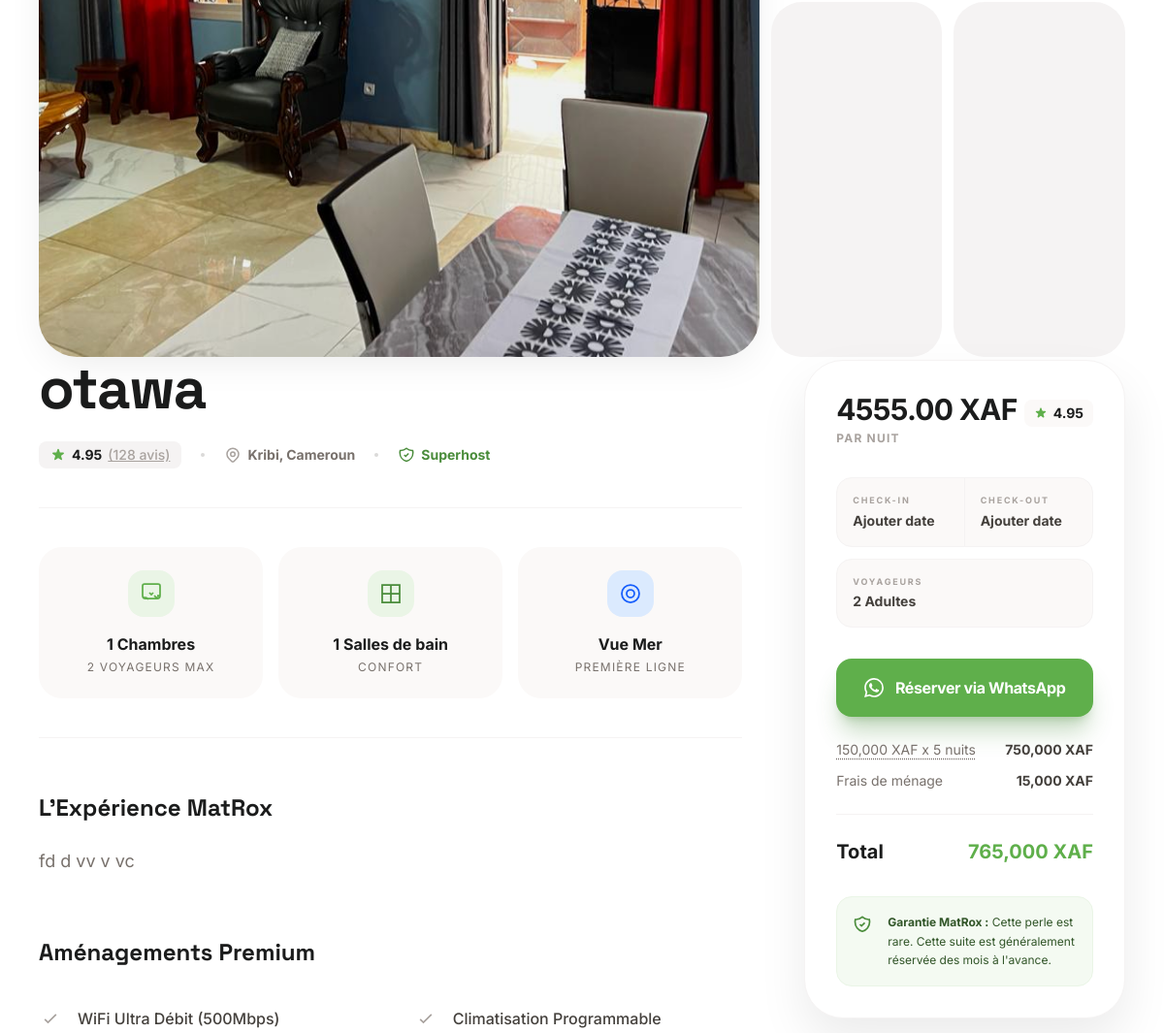
/appartement/developement/ (middle part), run on an earlier commit of the app's database.
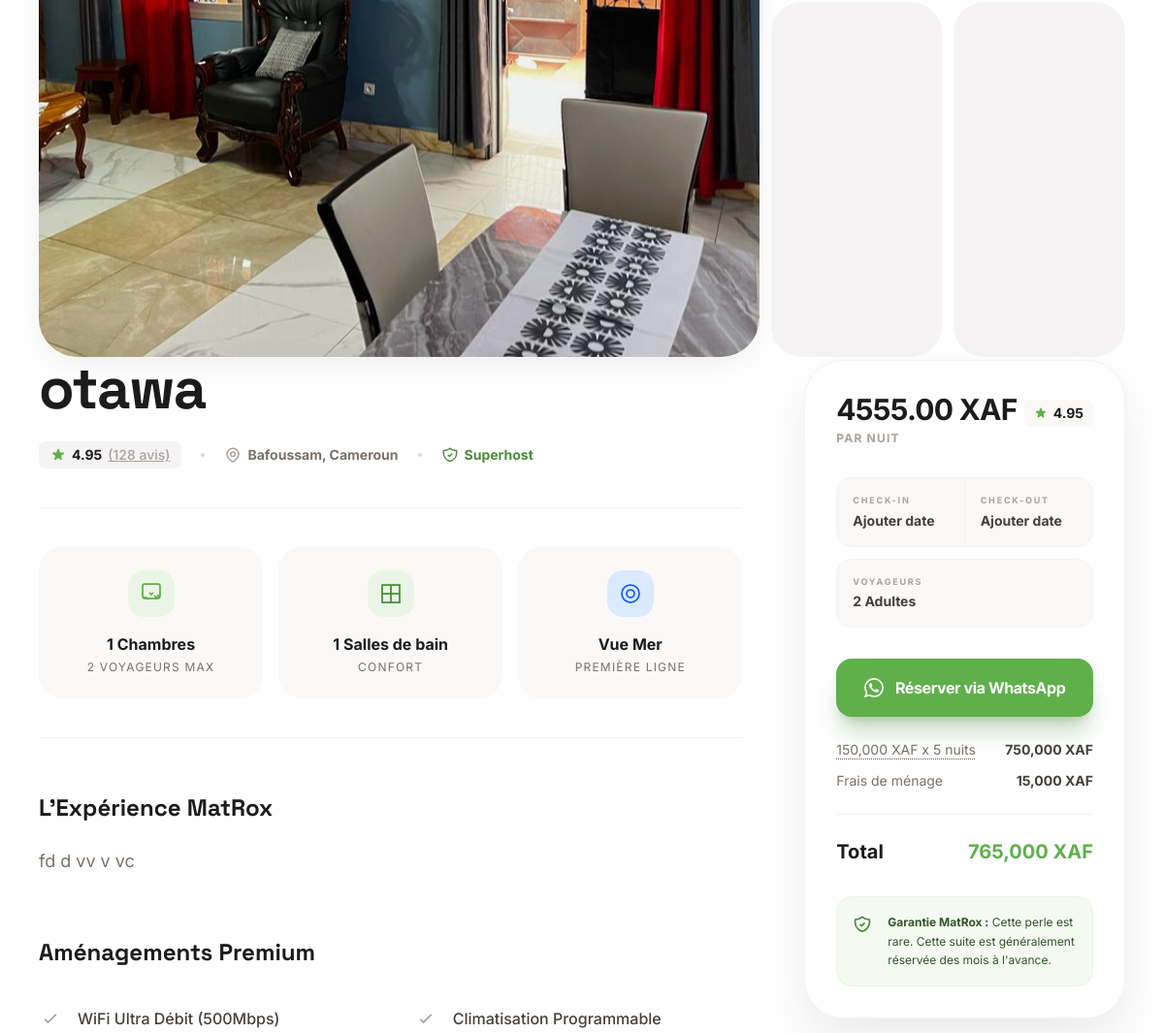
And on a later commit of the database.
### core/models.py (models this page shows, shortened)
class SentinelBaseModel(TimeStampedModel, ActivatorModel):
    id = models.UUIDField(
        default=uuid.uuid4,
        primary_key=True,
        unique=True,
        null=False,
        blank=False,
        editable=False,
    )
    is_deleted = models.BooleanField(_("supprimé"), default=False)
    metadata = models.JSONField(_("métadonnées"), default=dict, null=True, blank=True)
    author = models.CharField(_("auteur"), max_length=255, null=True, blank=True)
    class Meta:
        abstract = True
        ordering = ("created",)

class Appartement(SentinelBaseModel):
    LOCATIONS = [
        ('douala', _('Douala')),
        ('yaounde', _('Yaoundé')),
        ('kribi', _('Kribi')),
        ('bafoussam', _('Bafoussam')),
    ]
    name = models.CharField(_("Nom de l'appartement"), max_length=255)
    slug = models.SlugField(_("URL simplifiée"), unique=True, max_length=255)
    location = models.CharField(_("Localisation"), max_length=50, choices=LOCATIONS)
    neighborhood = models.CharField(_("Quartier"), max_length=100, help_text="Ex: Bastos, Bonapriso")
    description = models.TextField(_("Description détaillée"), blank=True)
    price_per_night = models.DecimalField(_("Prix par nuit (FCFA)"), max_digits=12, decimal_places=2)
    bedrooms = models.PositiveIntegerField(_("Chambres"), default=1)
    bathrooms = models.PositiveIntegerField(_("Salles de bain"), default=1)
    max_guests = models.PositiveIntegerField(_("Voyageurs max"), default=2)
    main_image = models.ImageField(_("Image principale"), upload_to="appartements/", null=True, blank=True)
    is_featured = models.BooleanField(_("Mettre en avant"), default=False)
    amenities = models.JSONField(_("Équipements"), default=list, blank=True)
    latitude = models.FloatField(_("Latitude"), null=True, blank=True)
    longitude = models.FloatField(_("Longitude"), null=True, blank=True)
    class Meta:
        verbose_name = _("Appartement")
        verbose_name_plural = _("Appartements")
        ordering = ("-created",)

### core/views.py (the view)
# urls.py: path('appartement/<slug:slug>/', views.detail, name='detail'),
def detail(request, slug):
    appartement = get_object_or_404(Appartement, slug=slug)
    return render(request, "detail.html", {"appartement": appartement})

### core/templatetags/custom_tags.py (called while the page is built)
@register.simple_tag
def get_global_settings():
    return Settings.objects.first()

### templates/detail.html (shortened to what the changed rows need)
{% extends "base.html" %}
{% load static %}
{% block content %}
<section class="max-w-screen-xl mx-auto px-5 md:px-10 py-12">
  <div class="grid grid-cols-1 lg:grid-cols-12 gap-12 lg:gap-16">
    <div class="lg:col-span-8">
      <div class="mb-10">
        <h1 class="font-headline text-4xl md:text-5xl lg:text-6xl font-bold text-stone-900 dark:text-white tracking-tight mb-6">
          {{ appartement.name }}
        </h1>
        <div class="flex flex-wrap items-center gap-5 text-stone-500 dark:text-stone-400 text-sm font-bold">
          <div class="flex items-center gap-1.5 px-3 py-1 bg-stone-100 dark:bg-stone-800 rounded-lg">
          </div>
          <span class="w-1 h-1 rounded-full bg-stone-300 dark:bg-stone-700"></span>
          <div class="flex items-center gap-1.5">
            <svg class="w-4.5 h-4.5 text-stone-400" fill="none" stroke="currentColor" stroke-width="2" viewBox="0 0 24 24"><path d="M17.657 16.657L13.414 20.9a1.998 1.998 0 01-2.827 0l-4.244-4.243a8 8 0 1111.314 0z"/><path d="M15 11a3 3 0 11-6 0 3 3 0 016 0z"/></svg>
            <span>{{ appartement.get_location_display }}, Cameroun</span>
          </div>
          <span class="w-1 h-1 rounded-full bg-stone-300 dark:bg-stone-700"></span>
          <div class="flex items-center gap-1.5 text-emerald-600 dark:text-emerald-400">
          </div>
        </div>
      </div>
      <div class="grid grid-cols-1 sm:grid-cols-3 gap-4 mb-14 border-y border-stone-100 dark:border-stone-800/80 py-10">
        <div class="flex flex-col items-center text-center p-6 bg-stone-50 dark:bg-stone-900/40 rounded-3xl group hover:bg-white dark:hover:bg-stone-800 transition-all duration-300">
          <div class="w-12 h-12 rounded-2xl bg-emerald-100 dark:bg-emerald-950/20 flex items-center justify-center text-primary dark:text-emerald-400 mb-4 group-hover:scale-110 transition-transform">
            <svg class="w-6 h-6" fill="none" stroke="currentColor" stroke-width="1.75" viewBox="0 0 24 24"><path d="M21 14V4a2 2 0 00-2-2H5a2 2 0 00-2 2v10m18 0a3 3 0 01-3 3H6a3 3 0 01-3-3m18 0h-3m-15 0H3m18 2h-3.172a2 2 0 01-1.414-.586l-1.414-1.414M3 16h3.172a2 2 0 011.414.586l1.414 1.414M10 11l2 2 2-2"/></svg>
          </div>
          <span class="font-bold text-stone-900 dark:text-white">{{ appartement.bedrooms }} Chambres</span>
          <span class="text-xs text-stone-500 uppercase tracking-widest mt-1">{{ appartement.max_guests }} voyageurs max</span>
        </div>
        <div class="flex flex-col items-center text-center p-6 bg-stone-50 dark:bg-stone-900/40 rounded-3xl group hover:bg-white dark:hover:bg-stone-800 transition-all duration-300">
          <div class="w-12 h-12 rounded-2xl bg-emerald-100 dark:bg-emerald-950/20 flex items-center justify-center text-emerald-600 dark:text-emerald-400 mb-4 group-hover:scale-110 transition-transform">
            <svg class="w-6 h-6" fill="none" stroke="currentColor" stroke-width="1.75" viewBox="0 0 24 24"><path d="M3 3h18v18H3V3z M21 12H3 M12 3v18"/></svg>
          </div>
          <span class="font-bold text-stone-900 dark:text-white">{{ appartement.bathrooms }} Salles de bain</span>
          <span class="text-xs text-stone-500 uppercase tracking-widest mt-1">Confort</span>
        </div>
      </div>
      <div class="prose prose-stone dark:prose-invert max-w-none mb-16">
        <div class="text-stone-500 dark:text-stone-400 text-lg leading-relaxed">
          {{ appartement.description|linebreaks }}
        </div>
      </div>
    </div>
    <div class="lg:col-span-4 self-start">
      <div class="sticky top-28 bg-white dark:bg-stone-900 rounded-[2.5rem] p-8
                  shadow-[0_24px_50px_rgba(0,0,0,0.08)] dark:shadow-[0_24px_50px_rgba(0,0,0,0.5)]
                  border border-stone-100 dark:border-stone-800/80">
        <div class="flex justify-between items-baseline mb-8">
          <div class="flex flex-col">
            <span class="text-3xl font-bold text-stone-900 dark:text-white tracking-tight">{{ appartement.price_per_night }} XAF</span>
            <span class="text-xs font-bold text-stone-400 uppercase tracking-widest mt-1">par nuit</span>
          </div>
        </div>
      </div>
    </div>
  </div>
</section>
{% endblock %}

What changed in the data, as far as the page shows it:
changed Appartement "otawa": location "Kribi" → "Bafoussam"
